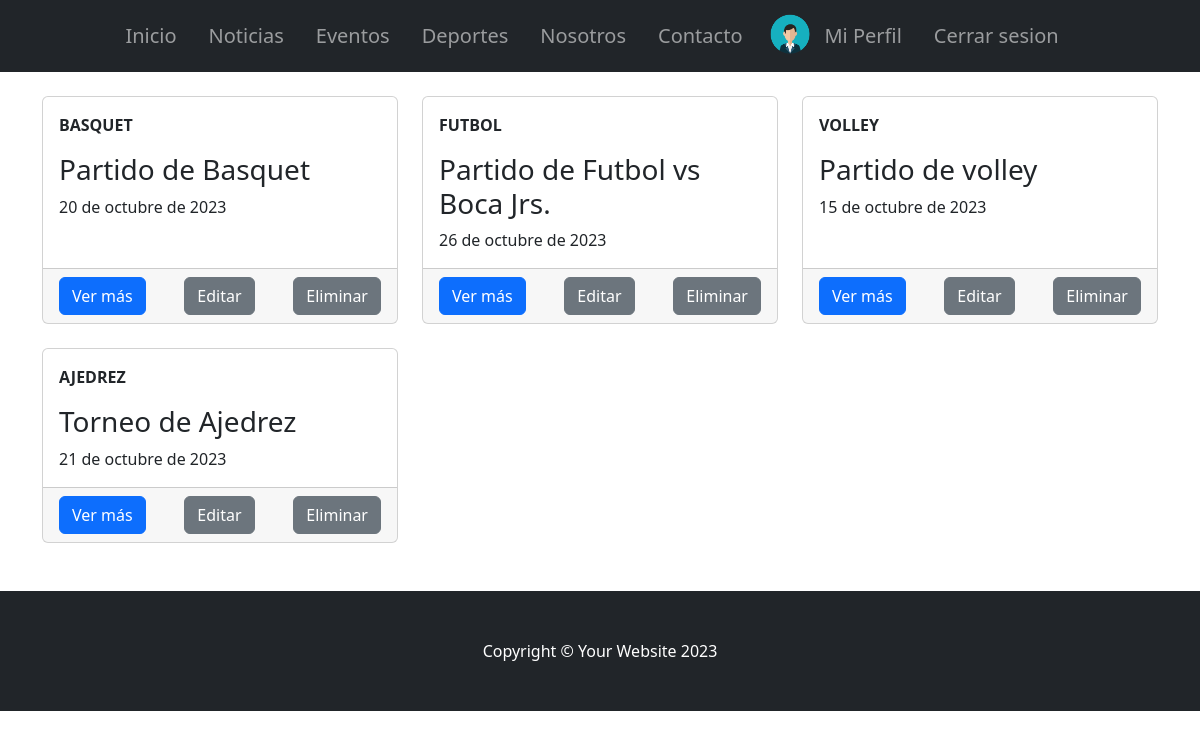
/AppClub/listarEventos/ (signed in), run on an earlier commit of the app's database.
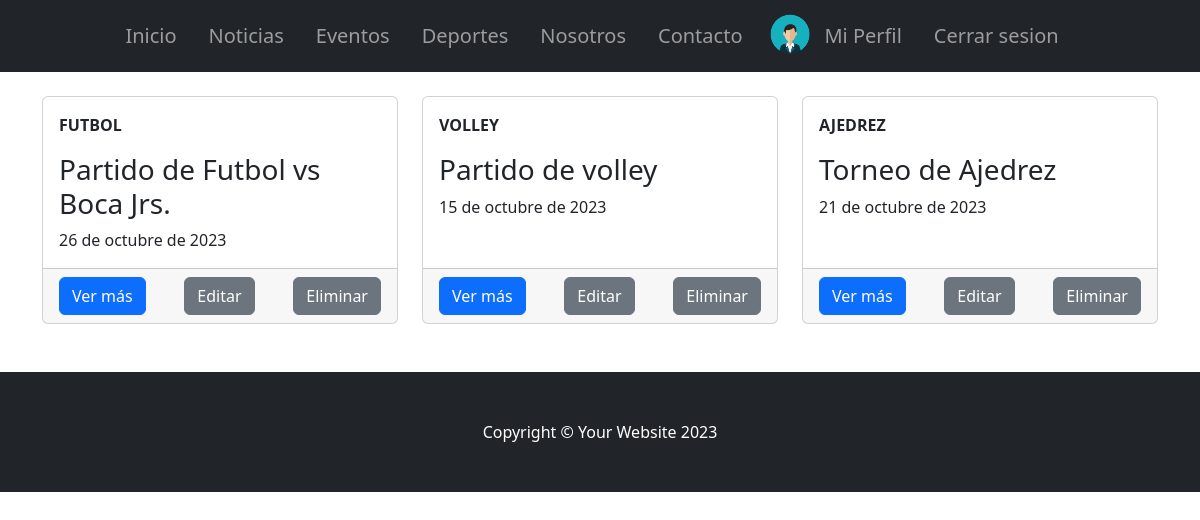
And on a later commit of the database.
### AppClub/models.py (models this page shows, shortened)
class Evento(models.Model):
    titulo = models.CharField(max_length=100)
    fecha = models.DateField()
    descripcion = models.TextField()
    deporte = models.ForeignKey(Deporte, on_delete=models.CASCADE, null=True)

class Deporte(models.Model):
    nombre = models.CharField(max_length=60)
    descripcion = models.CharField(max_length=60)
    categoria = models.CharField(max_length=60)
    def __str__(self):
        return f"{self.nombre}"

### AppClub/views.py (the view)
# urls.py: path("listarEventos/", EventoList.as_view(), name="listarEventos"),
class EventoList(ListView):
    model = Evento
    template_name = "evento_list.html"
    context_object_name = "eventos"

### AppClub/templates/evento_list.html (shortened to what this page needs)
{% extends 'padre.html' %}
{% block ContenidoQueCambia %}
<div class="container mt-4 mb-4">
    <div class="row">
        {% for evento in eventos %}
            <div class="col-lg-4 col-md-6 mb-4">
                <div class="card h-100">
                    <div class="card-body">
                        <p><strong style="text-transform: uppercase;">{{evento.deporte}}</strong></p>
                        <h3 class="card-title">{{ evento.titulo }}</h3>
                        <p class="card-text">{{ evento.fecha }}</p>
                    </div>
                    <div class="card-footer d-flex justify-content-between">
                        <a class="btn btn-primary btn-block" href="{% url 'detallarEventos' pk=evento.pk %}">Ver más</a>
                        {% if user.is_staff %}
                            <a class="btn btn-secondary btn-block" href="{% url 'actualizarEvento' evento.id %}">Editar</a>
                            <form action="{% url 'eliminarEventos' evento.id %}" method="post">
                                <button type="submit" class="btn btn-secondary btn-block">Eliminar</button>
                            </form>
                        {% endif %}
                    </div>
                </div>
            </div>
        {% empty %}
            <p>No hay eventos disponibles.</p>
        {% endfor %}
    </div>
</div>
{% endblock ContenidoQueCambia %}

What changed in the data, as far as the page shows it:
removed Evento: deporte "BASQUET", titulo "Partido de Basquet", fecha "20 de octubre de 2023"
